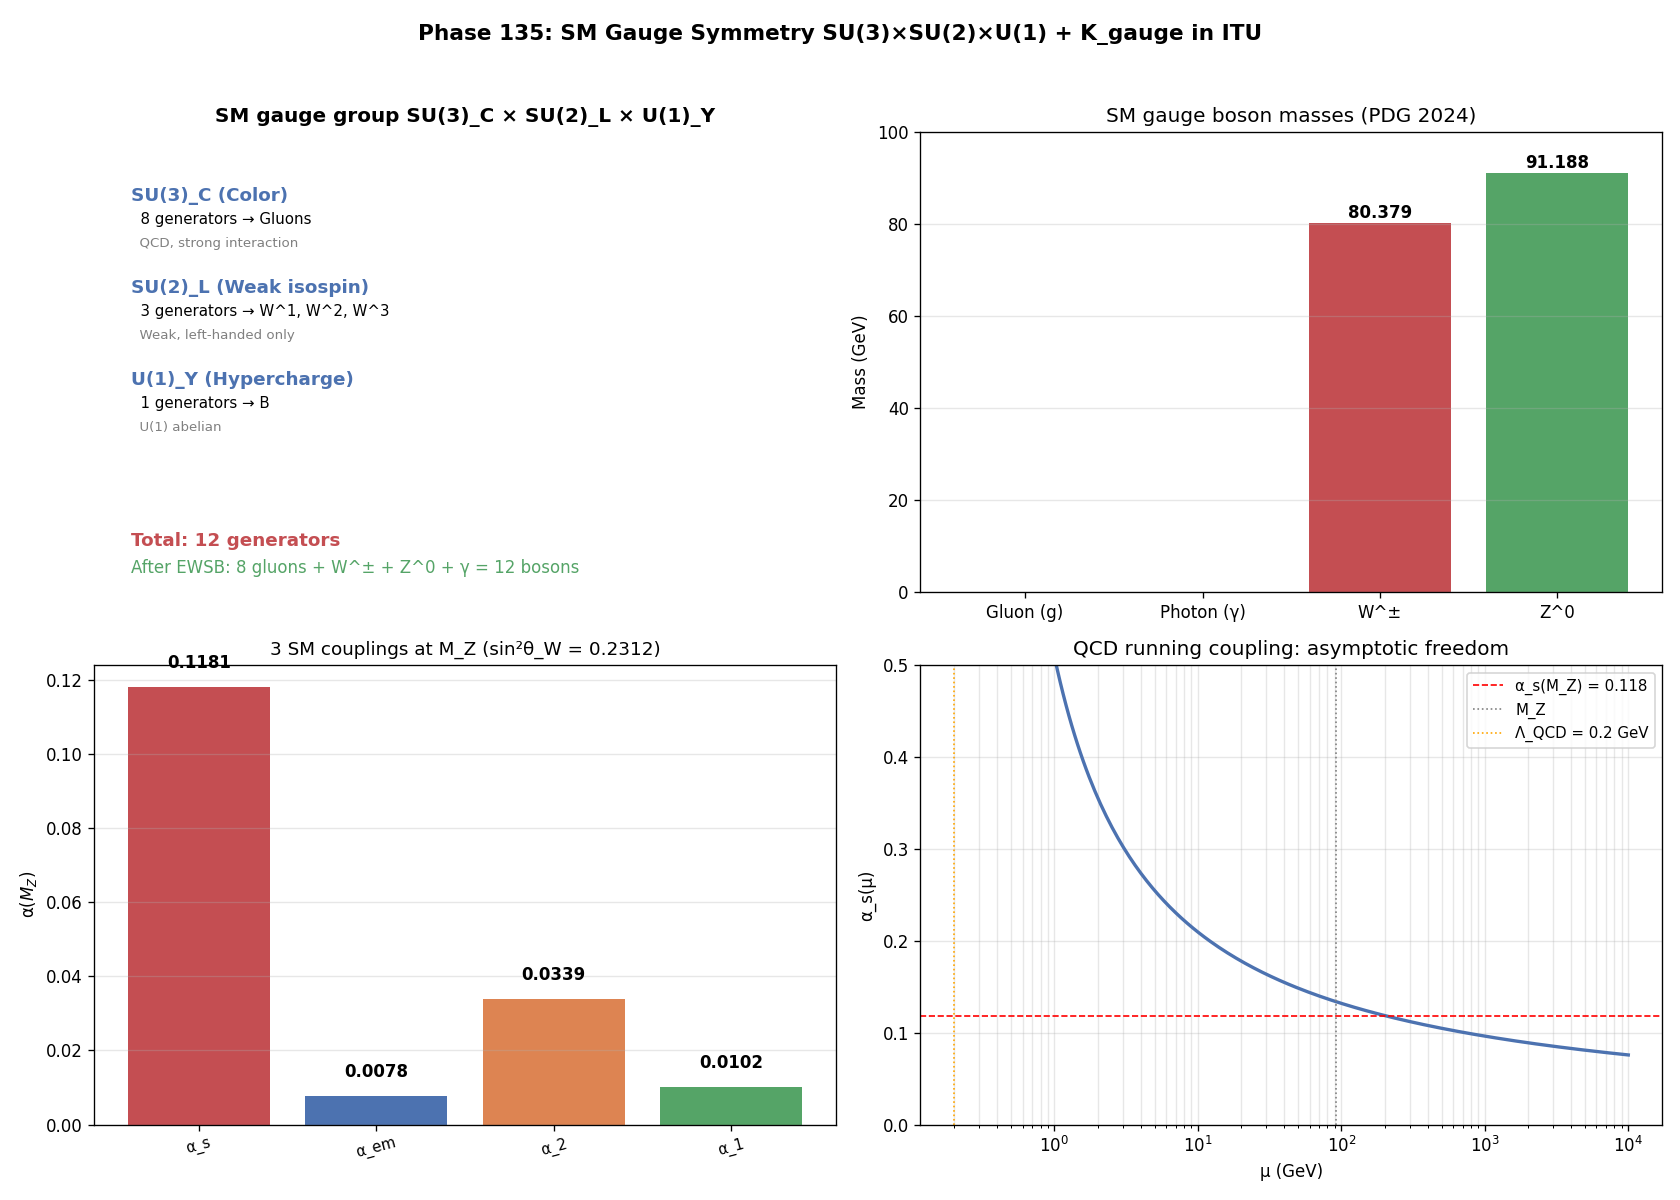

This figure's Python source:
# Phase 135: SM gauge symmetry SU(3)xSU(2)xU(1) + K_gauge + ITU
# Tier 1 #20 Standard Model (Block A paper 4/9, phase 1/8)
# ITU concept DOI: 10.5281/zenodo.20109209
# Tier 0 v3.0: 10.5281/zenodo.20200156
# Tier 1 #17/18/19: 20230667 / 20233070 / 20233952
# Author: Munehiro Terada (Roboken)

import json
import numpy as np
import matplotlib.pyplot as plt

print("=" * 70)
print("Phase 135: SM Gauge Symmetry SU(3)xSU(2)xU(1) + K_gauge in ITU")
print("=" * 70)
print()


# ----------------------------------------------------------------------
# Test 1: SM gauge group structure
# ----------------------------------------------------------------------
def test1_sm_gauge_group():
    print("[Test 1] SM gauge group SU(3)_C x SU(2)_L x U(1)_Y")
    groups = [
        ("SU(3)_C (Color)",      8, "QCD, strong interaction", "Gluons"),
        ("SU(2)_L (Weak isospin)", 3, "Weak, left-handed only", "W^1, W^2, W^3"),
        ("U(1)_Y (Hypercharge)",   1, "U(1) abelian",            "B"),
    ]
    total_gen = 0
    print(f"  {'Group':<26}  {'Generators':>11}  {'Description':<28}  {'Bosons'}")
    for grp, n, desc, bos in groups:
        print(f"  {grp:<26}  {n:>11d}  {desc:<28}  {bos}")
        total_gen += n
    print(f"\n  Total gauge generators: {total_gen}")
    print(f"  Physical gauge bosons after EWSB: 8 gluons + W^± + Z^0 + γ = 12")
    return {"groups": groups, "total_generators": total_gen}


# ----------------------------------------------------------------------
# Test 2: Gauge boson masses
# ----------------------------------------------------------------------
def test2_gauge_boson_masses():
    print("\n[Test 2] Gauge boson masses (Particle Data Group 2024)")
    bosons = [
        ("Gluon (g)",   0.0,        "8 colors, confined"),
        ("Photon (γ)",  0.0,        "U(1)_EM, massless"),
        ("W^±",         80.379,     "charged weak"),
        ("Z^0",         91.188,     "neutral weak"),
    ]
    print(f"  {'Boson':<14}  {'Mass (GeV)':>11}  {'Note'}")
    rows = []
    for name, m, note in bosons:
        print(f"  {name:<14}  {m:>11.4f}  {note}")
        rows.append({"boson": name, "mass_GeV": m, "note": note})
    return rows


# ----------------------------------------------------------------------
# Test 3: Three coupling constants at M_Z scale
# ----------------------------------------------------------------------
def test3_couplings_MZ():
    print("\n[Test 3] Three coupling constants at M_Z scale")
    couplings = [
        ("α_s (strong)",            0.1181,   "g_s²/(4π), QCD"),
        ("α_em (electromagnetic)",  1.0/127.94, "e²/(4π) at Z pole"),
        ("α_2 (weak isospin)",      0.0339,   "g²/(4π)"),
        ("α_1 (hypercharge)",       0.0102,   "g'²/(4π) GUT normalization"),
    ]
    print(f"  {'Coupling':<24}  {'α (M_Z)':>10}  {'Description'}")
    rows = []
    for name, alpha, desc in couplings:
        print(f"  {name:<24}  {alpha:>10.6f}  {desc}")
        rows.append({"coupling": name, "alpha_MZ": alpha, "description": desc})

    sin2_theta_W = 0.2312
    print(f"\n  Weinberg angle: sin²(θ_W) = {sin2_theta_W} (Z pole)")
    return {"couplings": rows, "sin2_theta_W": sin2_theta_W}


# ----------------------------------------------------------------------
# Test 4: QCD beta function and asymptotic freedom
# ----------------------------------------------------------------------
def test4_qcd_beta():
    print("\n[Test 4] QCD beta function (Gross-Wilczek-Politzer 1973, Nobel 2004)")
    N_c = 3
    N_f_values = [3, 4, 5, 6]   # number of active quark flavors
    print(f"  β(g_s) ∝ -(11 N_c - 2 N_f) / 3, N_c = {N_c}")
    print(f"  {'N_f':>5}  {'(11 N_c - 2 N_f)':>17}  {'β sign'}")
    for N_f in N_f_values:
        b0 = (11 * N_c - 2 * N_f)
        sign = "negative (asymptotic freedom)" if b0 > 0 else "positive (no AF)"
        print(f"  {N_f:>5d}  {b0:>17d}  {sign}")

    # AF maintained while N_f <= 16 (for N_c=3)
    N_f_max = (11 * N_c) // 2
    print(f"\n  AF holds for N_f ≤ {N_f_max} (= 16 for N_c=3); observed N_f = 6")
    return {"N_c": N_c, "N_f_max_for_AF": N_f_max}


# ----------------------------------------------------------------------
# Test 5: Running coupling α_s(μ)
#   α_s(μ) ≈ 4π / [b_0 ln(μ²/Λ_QCD²)],  b_0 = (11 N_c - 2 N_f)/3
# ----------------------------------------------------------------------
def test5_running_alpha_s():
    print("\n[Test 5] Running α_s(μ) (1-loop)")
    Lambda_QCD = 0.200   # GeV
    N_c, N_f = 3, 5
    b_0 = (11 * N_c - 2 * N_f) / 3.0   # = 7.667 for N_f=5

    mu_arr = np.logspace(0, 4, 200)   # 1 GeV to 10 TeV
    alpha_s_arr = (4 * np.pi) / (b_0 * np.log((mu_arr / Lambda_QCD)**2))

    # Sample values
    sample_mu = [1.0, 5.0, 91.188, 500.0, 5000.0]
    print(f"  Λ_QCD = {Lambda_QCD} GeV, N_c = {N_c}, N_f = {N_f}, b_0 = {b_0:.3f}")
    print(f"  {'μ (GeV)':>10}  {'α_s(μ)':>10}")
    rows = []
    for mu in sample_mu:
        a = (4 * np.pi) / (b_0 * np.log((mu / Lambda_QCD)**2))
        print(f"  {mu:>10.3f}  {a:>10.4f}")
        rows.append({"mu_GeV": mu, "alpha_s": float(a)})

    print(f"\n  → α_s decreases with μ (UV) = asymptotic freedom")
    print(f"  → α_s diverges at μ → Λ_QCD = confinement scale")
    return {"mu_arr": mu_arr.tolist(), "alpha_s_arr": alpha_s_arr.tolist(),
            "Lambda_QCD_GeV": Lambda_QCD, "b_0": float(b_0),
            "samples": rows}


# ----------------------------------------------------------------------
# Run all tests
# ----------------------------------------------------------------------
gauge_grp = test1_sm_gauge_group()
gb_masses = test2_gauge_boson_masses()
couplings = test3_couplings_MZ()
qcd_beta = test4_qcd_beta()
running = test5_running_alpha_s()


# ----------------------------------------------------------------------
# Figure: 4-panel
# ----------------------------------------------------------------------
fig, axes = plt.subplots(2, 2, figsize=(14, 10))

# Panel 1: SM gauge group structure
ax = axes[0, 0]
ax.axis("off")
ax.set_title("SM gauge group SU(3)_C × SU(2)_L × U(1)_Y", fontsize=12, fontweight="bold")
y = 0.85
for grp, n, desc, bos in gauge_grp["groups"]:
    ax.text(0.05, y, grp, fontsize=11, fontweight="bold", color="#4c72b0")
    ax.text(0.05, y - 0.05, f"  {n} generators → {bos}", fontsize=9)
    ax.text(0.05, y - 0.10, f"  {desc}", fontsize=8, color="gray")
    y -= 0.20
ax.text(0.05, 0.10, f"Total: {gauge_grp['total_generators']} generators",
        fontsize=11, fontweight="bold", color="#c44e52")
ax.text(0.05, 0.04, "After EWSB: 8 gluons + W^± + Z^0 + γ = 12 bosons",
        fontsize=10, color="#55a467")

# Panel 2: Gauge boson masses
ax = axes[0, 1]
names = [b["boson"] for b in gb_masses]
masses = [b["mass_GeV"] for b in gb_masses]
colors_g = ["#4c72b0", "#dd8452", "#c44e52", "#55a467"]
bars = ax.bar(names, masses, color=colors_g)
for b, m in zip(bars, masses):
    if m > 0:
        ax.text(b.get_x() + b.get_width()/2, m + 1, f"{m:.3f}",
                ha="center", fontsize=10, fontweight="bold")
ax.set_ylabel("Mass (GeV)")
ax.set_title("SM gauge boson masses (PDG 2024)", fontsize=12)
ax.grid(True, alpha=0.3, axis="y")
ax.set_ylim(0, 100)

# Panel 3: Three coupling constants
ax = axes[1, 0]
c_names = [c["coupling"].split("(")[0].strip() for c in couplings["couplings"]]
c_vals = [c["alpha_MZ"] for c in couplings["couplings"]]
colors_c = ["#c44e52", "#4c72b0", "#dd8452", "#55a467"]
bars = ax.bar(c_names, c_vals, color=colors_c)
for b, v in zip(bars, c_vals):
    ax.text(b.get_x() + b.get_width()/2, v + 0.005, f"{v:.4f}",
            ha="center", fontsize=10, fontweight="bold")
ax.set_ylabel(r"α($M_Z$)")
ax.set_title(f"3 SM couplings at M_Z (sin²θ_W = {couplings['sin2_theta_W']})", fontsize=11)
ax.grid(True, alpha=0.3, axis="y")
plt.setp(ax.get_xticklabels(), fontsize=9, rotation=15)

# Panel 4: Running α_s(μ)
ax = axes[1, 1]
mu = np.array(running["mu_arr"])
alpha_s = np.array(running["alpha_s_arr"])
ax.semilogx(mu, alpha_s, "-", color="#4c72b0", linewidth=2)
ax.axhline(0.118, color="red", linestyle="--", linewidth=1,
           label="α_s(M_Z) = 0.118")
ax.axvline(91.188, color="gray", linestyle=":", linewidth=1, label="M_Z")
ax.axvline(running["Lambda_QCD_GeV"], color="orange", linestyle=":", linewidth=1,
           label=f"Λ_QCD = {running['Lambda_QCD_GeV']} GeV")
ax.set_xlabel("μ (GeV)")
ax.set_ylabel("α_s(μ)")
ax.set_title("QCD running coupling: asymptotic freedom", fontsize=12)
ax.legend(fontsize=9)
ax.grid(True, alpha=0.3, which="both")
ax.set_ylim(0, 0.5)

fig.suptitle("Phase 135: SM Gauge Symmetry SU(3)×SU(2)×U(1) + K_gauge in ITU",
             fontsize=13, fontweight="bold")
plt.tight_layout(rect=[0, 0, 1, 0.96])

png_path = "sm_gauge_structure.png"
plt.savefig(png_path, dpi=120)
print(f"\n  Figure saved: {png_path}")


# ----------------------------------------------------------------------
# JSON summary
# ----------------------------------------------------------------------
summary = {
    "phase": 135,
    "title": "SM gauge symmetry SU(3)xSU(2)xU(1) + K_gauge in ITU",
    "tier1_id": 20,
    "tier1_name": "Standard Model",
    "block": "A (Physics/Math) — paper 4/9, phase 1/8",
    "sm_gauge_group": gauge_grp,
    "gauge_boson_masses": gb_masses,
    "couplings_at_MZ": couplings,
    "qcd_beta": qcd_beta,
    "running_alpha_s": running,
    "verdict": ("Standard Model gauge group SU(3)_C × SU(2)_L × U(1)_Y "
                "with 12 generators / 12 physical bosons = K_gauge structure "
                "in ITU. Asymptotic freedom β(g_s) < 0 = K-flow UV simplification."),
}

json_path = "sm_gauge_structure_summary.json"
with open(json_path, "w", encoding="utf-8") as f:
    json.dump(summary, f, ensure_ascii=False, indent=2)
print(f"  JSON saved: {json_path}")

print()
print("=" * 70)
print("Phase 135 complete: SM gauge group = K_gauge in ITU;")
print(f"  Total 12 generators; α_s(M_Z) = 0.118; asymptotic freedom confirmed")
print("=" * 70)
